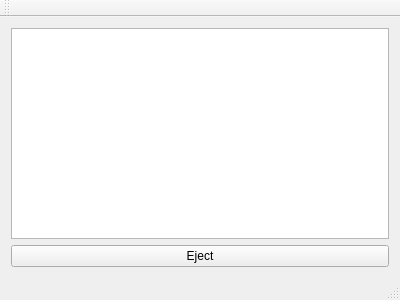
<?xml version="1.0" encoding="UTF-8"?>
<ui version="4.0">
 <class>MainWindow</class>
 <widget class="QMainWindow" name="MainWindow">
  <property name="geometry">
   <rect>
    <x>0</x>
    <y>0</y>
    <width>400</width>
    <height>300</height>
   </rect>
  </property>
  <property name="windowTitle">
   <string>MainWindow</string>
  </property>
  <widget class="QWidget" name="centralWidget">
   <layout class="QGridLayout" name="gridLayout">
    <item row="0" column="0">
     <widget class="QTableWidget" name="tableWidget"/>
    </item>
    <item row="1" column="0">
     <widget class="QPushButton" name="ejectButton">
      <property name="text">
       <string>Eject</string>
      </property>
     </widget>
    </item>
   </layout>
  </widget>
  <widget class="QMenuBar" name="menuBar">
   <property name="geometry">
    <rect>
     <x>0</x>
     <y>0</y>
     <width>400</width>
     <height>19</height>
    </rect>
   </property>
  </widget>
  <widget class="QToolBar" name="mainToolBar">
   <attribute name="toolBarArea">
    <enum>TopToolBarArea</enum>
   </attribute>
   <attribute name="toolBarBreak">
    <bool>false</bool>
   </attribute>
  </widget>
  <widget class="QStatusBar" name="statusBar"/>
 </widget>
 <layoutdefault spacing="6" margin="11"/>
 <resources/>
 <connections/>
</ui>
